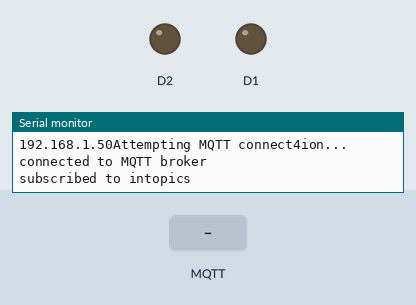
Recording of a sketch running on a simulated ESP8266 (NodeMCU). Shown: output pins drawn as LEDs (lit = HIGH), the last lines printed to the serial monitor. The test bench sets the inputs (shaded band). WiFi joins after 1.5 s; servers stay silent unless stated; no MQTT or app messages arrive unless stated.

Above: at 2.7 s.
2.8 s: MQTT message "5" arrives on the third subscribed topic
At 4.0 s:
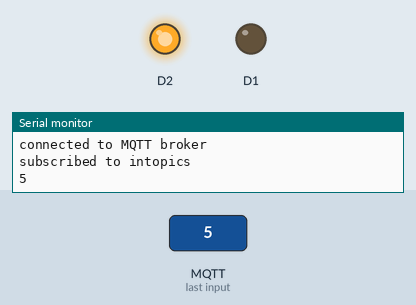
4.3 s: MQTT message "ON0-1" arrives on the first subscribed topic
At 5.2 s:
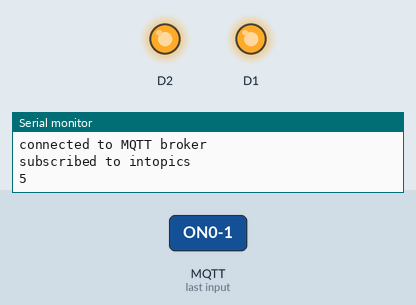
5.8 s: MQTT message "ON0-1" arrives on the third subscribed topic
At 6.3 s:
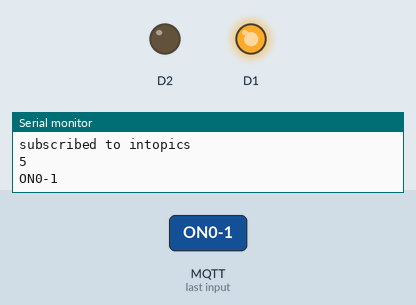
7.3 s: MQTT message "ON0-1" arrives on the second subscribed topic
At 8.5 s:
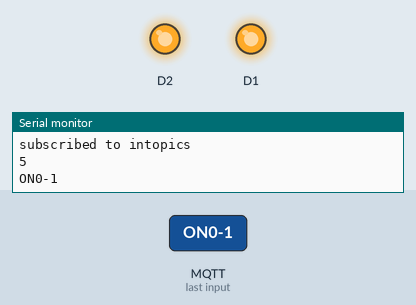
8.8 s: MQTT message "90" arrives on the second subscribed topic
At 9.8 s:
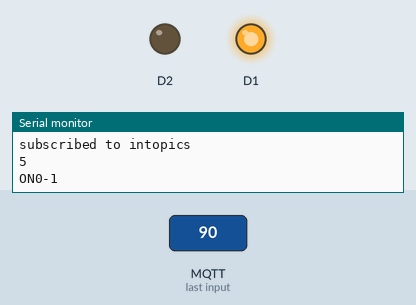
Timing chart, 0 to 11.3 s (numbered marks = the images above; inputs shaded):
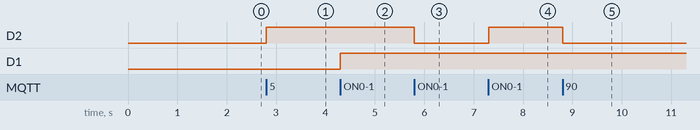

Measured:
- after the input at 2.8 s, D2: LOW → HIGH at once
- after the input at 4.3 s, D1: LOW → HIGH at once
- after the input at 5.8 s, D2: HIGH → LOW at once
- after the input at 7.3 s, D2: LOW → HIGH at once
- after the input at 8.8 s, D2: HIGH → LOW at once

The sketch:

node-mcu-to-ha-midroom-switch.ino
```cpp
/**
  This is for mid-room-switch
    14-6: relay on D1 & D2
          D1: works with photon - a lamp
          D2: works with dht-temperature - a mist generator,
              can be controlled manually

    29-6: remove converter from F to C cuz the publisher already did it
*/
#include <PubSubClient.h>
#include <ESP8266WiFi.h>

const char* ssid = "pi-hi-hi";
const char* pass = "123456789";

const char* mqtt_server = "172.24.1.1";
const char* in_topic_photon = "room/light-sensing-mid-room";
const char* in_topic_temperature = "room/temperature-sensing-mid-room";
const char* in_topic_manual = "room/manual-control/mist-generator-1";
const char* clientID = "mid-room-switch";

WiFiClient espClient;
PubSubClient client(espClient);
char msg[50];

void setup_wifi(){
  delay(10);
  Serial.println();
  Serial.print("Connecting to...");
  Serial.println(ssid);

  WiFi.begin(ssid,pass);

  while(WiFi.status() != WL_CONNECTED){
    delay(500);
    Serial.println(".");
  }

  Serial.println();
  Serial.print("connected to....");
  Serial.println(ssid);
  Serial.print(WiFi.localIP());
}

//mqt reconnect
void reconnect(){
  while(!client.connected()){
    Serial.println("Attempting MQTT connect4ion...");

    if(client.connect(clientID)){
      Serial.println("connected to MQTT broker");
      client.subscribe(in_topic_photon);
      client.subscribe(in_topic_temperature);
      client.subscribe(in_topic_manual);
      Serial.println("subscribed to intopics");
    }else{
      Serial.print("failed.. retryinggg rc = ");
      Serial.println(client.state());
      delay(1000);
    }
  }
}

void callback(char* topic, byte* payload, unsigned int length){

  String topic_name(topic);

  if(topic_name == in_topic_photon){
    float photon_value = atof((char*)payload);
    if(photon_value > 900){
      digitalWrite(D1,LOW);
    }else{
      digitalWrite(D1,HIGH);
    }
  }else if(topic_name == in_topic_temperature){
    float temperature_value = atof((char*)payload);
//    temperature_value = (temperature_value-32)/1.8; //convert from F to Celsius
//    Serial.println(temperature_value);

     if(temperature_value > 31){ //launch the mist generator
      digitalWrite(D2,LOW);
    }else{
      digitalWrite(D2,HIGH);
    }
  }else if(topic_name == in_topic_manual){
    String command = String((char*)payload);
    Serial.println(command);

    if(command == "ON0-1"){  //lanuch switch of the mist generator manually
      digitalWrite(D2,LOW);
    }else{
      digitalWrite(D2,HIGH);
    }
  }else{
    Serial.println("shit");
  }
}

void setup() {
  // put your setup code here, to run once:
  Serial.begin(115200);
  setup_wifi();
  client.setServer(mqtt_server,1883);
  client.setCallback(callback);
  pinMode(D1,OUTPUT);
  pinMode(D2,OUTPUT);
}

void loop() {
  if(!client.connected()){
    reconnect();
  }
  client.loop();
}
```
